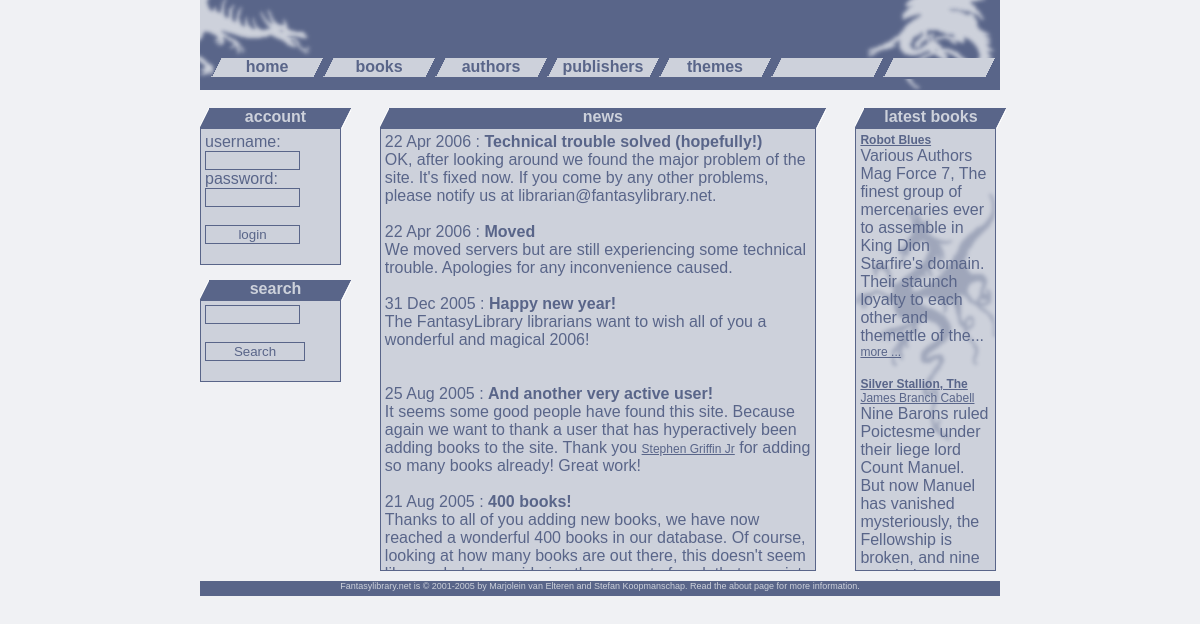
The page / on the database its author committed.
### tables this page shows
CREATE TABLE IF NOT EXISTS `fl_news` (
  `id` int(11) NOT NULL AUTO_INCREMENT,
  `datetime` datetime NOT NULL DEFAULT '0000-00-00 00:00:00',
  `title` varchar(255) NOT NULL DEFAULT '',
  `message` text NOT NULL,
  PRIMARY KEY (`id`)
);

CREATE TABLE IF NOT EXISTS `fl_books` (
  `id` int(11) NOT NULL AUTO_INCREMENT,
  `title` varchar(255) NOT NULL DEFAULT '',
  `summary` text NOT NULL,
  `pubdate` varchar(25) NOT NULL DEFAULT '',
  `publisher` int(11) NOT NULL DEFAULT '0',
  `image` varchar(50) NOT NULL DEFAULT '',
  `isbn` varchar(25) NOT NULL DEFAULT '',
  `world` int(11) NOT NULL DEFAULT '0',
  `submittedby` int(11) NOT NULL DEFAULT '0',
  `category` int(11) NOT NULL DEFAULT '0',
  `added` datetime NOT NULL DEFAULT '0000-00-00 00:00:00',
  `approved` datetime NOT NULL DEFAULT '0000-00-00 00:00:00',
  `notify` tinyint(4) NOT NULL DEFAULT '0',
  `language` varchar(20) NOT NULL DEFAULT '',
  `type` varchar(20) NOT NULL DEFAULT '',
  PRIMARY KEY (`id`)
);

### index.php (called while the page is built, shortened)
<?php
include("./config.php");
$query="SELECT UNIX_TIMESTAMP(datetime), title, message FROM fl_news ORDER BY datetime DESC LIMIT 5";
$result=mysql_query($query);
$query="SELECT b.id, b.title, b.summary FROM fl_books b ORDER BY b.approved DESC LIMIT 3";
$result=mysql_query($query);
?>

### config.php (the view, shortened to what this page needs)
<?php
class TemplatePower extends TemplatePowerParser
{
  var $index    = Array();
  var $content  = Array();
  var $currentBlock;
  var $showUnAssigned;
  var $globalvars = Array();
  var $prepared;
  function TemplatePower( $tpl_file='', $type= T_BYFILE )
  {
    $this->prepared       = false;
    $this->showUnAssigned = false;
  }
  function __makeContentRoot()
  {
    $this->content[ TP_ROOTBLOCK ."_0"  ][0] = Array( TP_ROOTBLOCK );
    $this->currentBlock = &$this->content[ TP_ROOTBLOCK ."_0" ][0];
  }
  function __assign( $varname, $value)
  {
    if( sizeof( $regs = explode('.', $varname ) ) == 2 )
    {
      $ind_blockname = $regs[0] .'_'. $this->index[ $regs[0] ];
      $lastitem = sizeof( $this->content[ $ind_blockname ] );
      $lastitem > 1 ? $lastitem-- : $lastitem = 0;
      $block = &$this->content[ $ind_blockname ][ $lastitem ];
    }
    else
    {
      $block = &$this->currentBlock;
    }
  }
  function __assignGlobal( $varname, $value )
  {
    $this->globalvars[ $varname ] = $value;
  }
  function __outputContent( $blockname )
  {
    $numrows = sizeof( $this->content[ $blockname ] );
    for( $i=0; $i < $numrows; $i++)
    {
      $defblockname = $this->content[ $blockname ][$i][0];
      for( reset( $this->defBlock[ $defblockname ]);  $k = key( $this->defBlock[ $defblockname ]);  next( $this->defBlock[ $defblockname ] ) )
      {
        if ($k[1] == 'C')
        {
          print( $this->defBlock[ $defblockname ][$k] );
        }
        else
        if ($k[1] == 'V')
        {
          $defValue = $this->defBlock[ $defblockname ][$k];
          if( !isset( $this->content[ $blockname ][$i][ "_V:". $defValue ] ) )
          {
            if( isset( $this->globalvars[ $defValue ] ) )
            {
              $value = $this->globalvars[ $defValue ];
            }
            else
            {
              if( $this->showUnAssigned )
              {
                $value = '{'. $defValue .'}';
              }
              else
              {
                $value = '';
              }
            }
          }
          else
          {
            $value = $this->content[ $blockname ][$i][ "_V:". $defValue ];
          }
          print( $value );
        }
        else
        if ($k[1] == 'B')
        {
          if( isset( $this->content[ $blockname ][$i][$k] ) )
          {
            $this->__outputContent( $this->content[ $blockname ][$i][$k] );
          }
        }
      }
    }
  }
  function prepare()
  {
    $this->prepared = true;
    $this->index[ TP_ROOTBLOCK ]    = 0;
  }
  function newBlock( $blockname )
  {
    $parent = &$this->content[ $this->parent[$blockname] .'_'. $this->index[$this->parent[$blockname]] ];
    $lastitem = sizeof( $parent );
    $lastitem > 1 ? $lastitem-- : $lastitem = 0;
    $ind_blockname = $blockname .'_'. $this->index[ $blockname ];
    if ( !isset( $parent[ $lastitem ]["_B:$blockname"] ))
    {
      $this->index[ $blockname ] += 1;
      $ind_blockname = $blockname .'_'. $this->index[ $blockname ];
      if (!isset( $this->content[ $ind_blockname ] ) )
      {
        $this->content[ $ind_blockname ] = Array();
      }
    }
    $blocksize = sizeof( $this->content[ $ind_blockname ] );
    $this->content[ $ind_blockname ][ $blocksize ] = Array( $blockname );
    $this->currentBlock = &$this->content[ $ind_blockname ][ $blocksize ];
  }
  function printToScreen()
  {
    if ($this->prepared)
    {
      $this->__outputContent( TP_ROOTBLOCK .'_0' );
    }
    else
    {
      $this->__errorAlert('TemplatePower Error: Template isn\'t prepared!');
    }
  }
}
?>

### fl.css (style rules this page uses)
body { font-family:Arial, Helvetica, sans-serif; font-size:12px; color:#596589; scrollbar-face-color:#CDD1DB; scrollbar-highlight-color:#CDD1DB; scrollbar-shadow-color:#CDD1DB; scrollbar-3dlight-color:#CDD1DB; scrollbar-arrow-color:#7B87AB; scrollbar-track-color:#596589; scrollbar-darkshadow-color:#596589; margin-top:0px; margin-bottom:0px; margin-left:0px; margin-right:0px; text-align:center; background-color: #F0F1F4; }
div.top { margin-left:auto; margin-right:auto; width:800px; height:90px; background-image:url('images/top.gif'); }
table.overalltable { margin-left:auto; margin-right:auto; width:800px; }
div.menu { position:absolute; top: 58px; text-align:left; }
div.menuopt { background-image:url('images/menuback.gif'); width:112px; height:19px; float:left; text-align:center; vertical-align:middle; }
div.menuspacer { width:11px; float:left; }
a.menu, a.menu:link, a.menu:visited { font-weight:bold; font-size:16px; color:#596589; text-decoration:none; }
div.left { height:455px; text-align:left; }
div.blockheader { background-image:url('images/headersmal.gif'); font-weight:bold; font-size:16px; color:#cdd1db; width:151px; height:20px; text-align:center; }
div.block { background-image:url('images/lightback.gif'); width:131px; margin-bottom:15px; padding:4px; border: 1px solid #596589; }
div.right { height:455px; width:141px; }
div.rightblock { background-image:url('images/sidebar.gif'); height:433px; width:131px; overflow:auto; padding:4px; border: 1px solid #596589; }
div.main { height:454px; width:454px; }
div.bigblockheader { background-image:url('images/headerbreed.gif'); font-weight:bold; font-size:16px; color:#cdd1db; width:446px; height:20px; text-align:center; }
div.maincontent { background-color:#cdd1db; height:433px; width:426px; padding: 4px; overflow:auto; text-align:left; border: 1px solid #596589; }
div.bottom { width:100%; height:15px; font-size:9px; color:#cdd1db; background-color:#596589; margin:0px; padding:0px; text-align:center; }
a.bottom { font-weight:bold; font-size:9px; color:#cdd1db; text-decoration:none; font-weight:normal; }
input { width: 95px; background-color:transparent; border: 1px solid #596589; color: #596589; }
.submit { width:100px; }

### rows shown on the page
fl_news: title "Moved", message "We moved servers but are still experiencing some technical trouble. Apologies for any inconvenience caused."
fl_news: title "Happy new year!", message "The FantasyLibrary librarians want to wish all of you a wonderful and magical 2006!"
fl_books: title "Robot Blues"
fl_books: title "Silver Stallion, The"

### other values the page prints
$this->defBlock[ $defblockname ][$k] "home"
$this->defBlock[ $defblockname ][$k] "books"
$this->defBlock[ $defblockname ][$k] "authors"
$this->defBlock[ $defblockname ][$k] "publishers"
$this->defBlock[ $defblockname ][$k] "themes"
$this->defBlock[ $defblockname ][$k] "account"
$this->defBlock[ $defblockname ][$k] "search"
$this->defBlock[ $defblockname ][$k] "news"
$value "22 Apr 2006"
$this->defBlock[ $defblockname ][$k] ":"
$value "Technical trouble solved (hopefully!)"
$value "OK, after looking around we found the major problem of the site. It's fixed now. If you come by any other problems, please notify us at librarian@fantasylibrary.net."
$value "31 Dec 2005"
$value "25 Aug 2005"
$value "And another very active user!"
